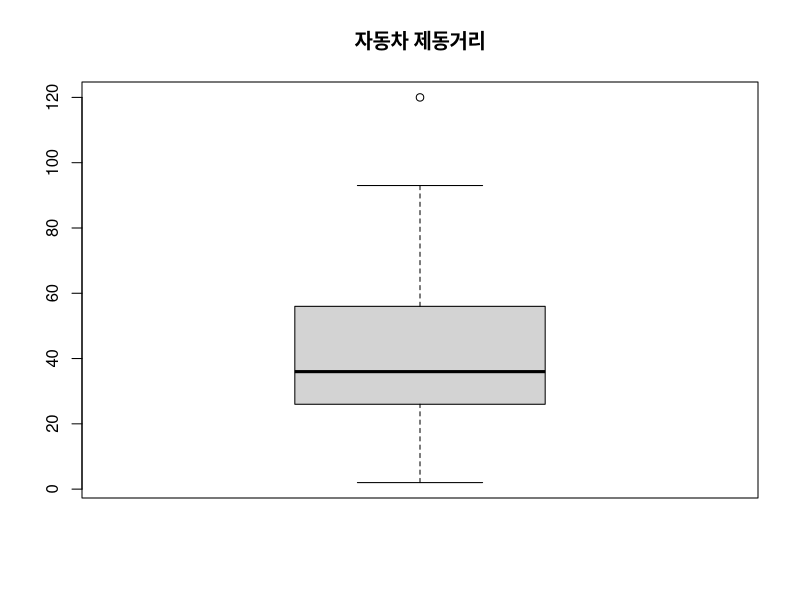
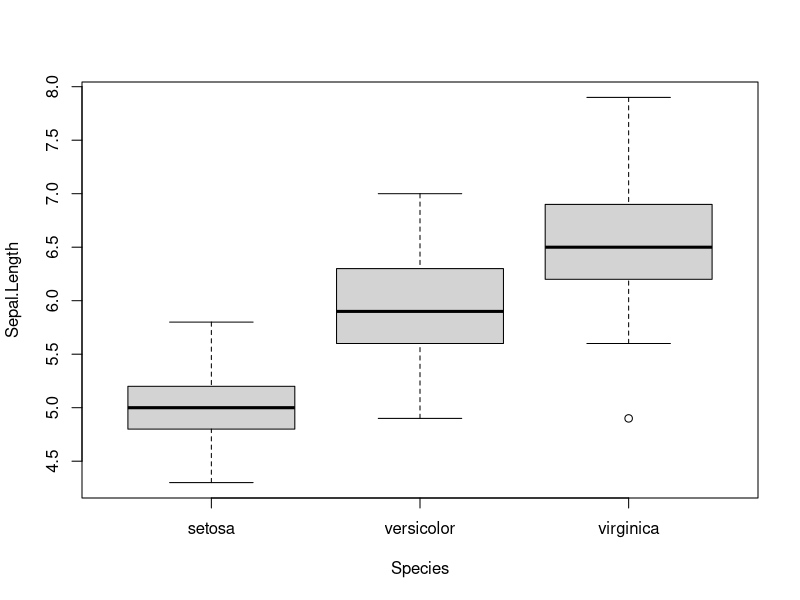

Reproduce these figures in R, in order.
#박스상자 기본

View(cars)
class(cars)

dist <- cars[,2]
class(dist)

boxplot(dist, main='자동차 제동거리')
boxplot.stats(dist)

#붓꽃 데이터 분석
iris

boxplot(data=iris,
        Sepal.Length ~ Species)



#교재 p148 실습 - VADeaths 데이터셋을 상자그래프로 시각화하기
#교재 p149 실습 - VADeaths 데이터셋의 요약통계 보기
